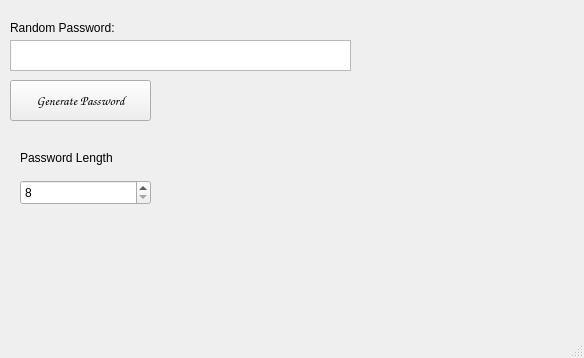
<?xml version="1.0" encoding="UTF-8"?>
<ui version="4.0">
 <class>MainForm</class>
 <widget class="QMainWindow" name="MainForm">
  <property name="geometry">
   <rect>
    <x>0</x>
    <y>0</y>
    <width>584</width>
    <height>358</height>
   </rect>
  </property>
  <property name="minimumSize">
   <size>
    <width>584</width>
    <height>358</height>
   </size>
  </property>
  <property name="maximumSize">
   <size>
    <width>584</width>
    <height>358</height>
   </size>
  </property>
  <property name="windowTitle">
   <string>MainForm</string>
  </property>
  <widget class="QWidget" name="centralwidget">
   <widget class="QPushButton" name="generatePassword_button">
    <property name="geometry">
     <rect>
      <x>10</x>
      <y>80</y>
      <width>141</width>
      <height>41</height>
     </rect>
    </property>
    <property name="font">
     <font>
      <family>Comic Sans MS</family>
      <pointsize>10</pointsize>
      <bold>true</bold>
      <stylestrategy>PreferDefault</stylestrategy>
     </font>
    </property>
    <property name="text">
     <string>Generate Password</string>
    </property>
   </widget>
   <widget class="QLabel" name="randomPassword_label">
    <property name="geometry">
     <rect>
      <x>10</x>
      <y>20</y>
      <width>111</width>
      <height>16</height>
     </rect>
    </property>
    <property name="frameShape">
     <enum>QFrame::Shape::NoFrame</enum>
    </property>
    <property name="frameShadow">
     <enum>QFrame::Shadow::Plain</enum>
    </property>
    <property name="text">
     <string>Random Password:</string>
    </property>
    <property name="wordWrap">
     <bool>true</bool>
    </property>
    <property name="margin">
     <number>0</number>
    </property>
   </widget>
   <widget class="QTextEdit" name="generatedPassword_box">
    <property name="geometry">
     <rect>
      <x>10</x>
      <y>40</y>
      <width>341</width>
      <height>31</height>
     </rect>
    </property>
    <property name="focusPolicy">
     <enum>Qt::FocusPolicy::StrongFocus</enum>
    </property>
    <property name="contextMenuPolicy">
     <enum>Qt::ContextMenuPolicy::DefaultContextMenu</enum>
    </property>
    <property name="acceptDrops">
     <bool>false</bool>
    </property>
    <property name="lineWrapMode">
     <enum>QTextEdit::LineWrapMode::WidgetWidth</enum>
    </property>
    <property name="readOnly">
     <bool>true</bool>
    </property>
   </widget>
   <widget class="QLabel" name="passwordLength_label">
    <property name="geometry">
     <rect>
      <x>20</x>
      <y>150</y>
      <width>111</width>
      <height>16</height>
     </rect>
    </property>
    <property name="frameShape">
     <enum>QFrame::Shape::NoFrame</enum>
    </property>
    <property name="frameShadow">
     <enum>QFrame::Shadow::Plain</enum>
    </property>
    <property name="text">
     <string>Password Length</string>
    </property>
    <property name="wordWrap">
     <bool>true</bool>
    </property>
    <property name="margin">
     <number>0</number>
    </property>
   </widget>
   <widget class="QSpinBox" name="passwordLength_box">
    <property name="geometry">
     <rect>
      <x>20</x>
      <y>180</y>
      <width>131</width>
      <height>25</height>
     </rect>
    </property>
    <property name="minimum">
     <number>8</number>
    </property>
    <property name="maximum">
     <number>128</number>
    </property>
   </widget>
  </widget>
  <widget class="QMenuBar" name="menubar">
   <property name="geometry">
    <rect>
     <x>0</x>
     <y>0</y>
     <width>584</width>
     <height>21</height>
    </rect>
   </property>
  </widget>
  <widget class="QStatusBar" name="statusbar"/>
 </widget>
 <resources/>
 <connections/>
</ui>
